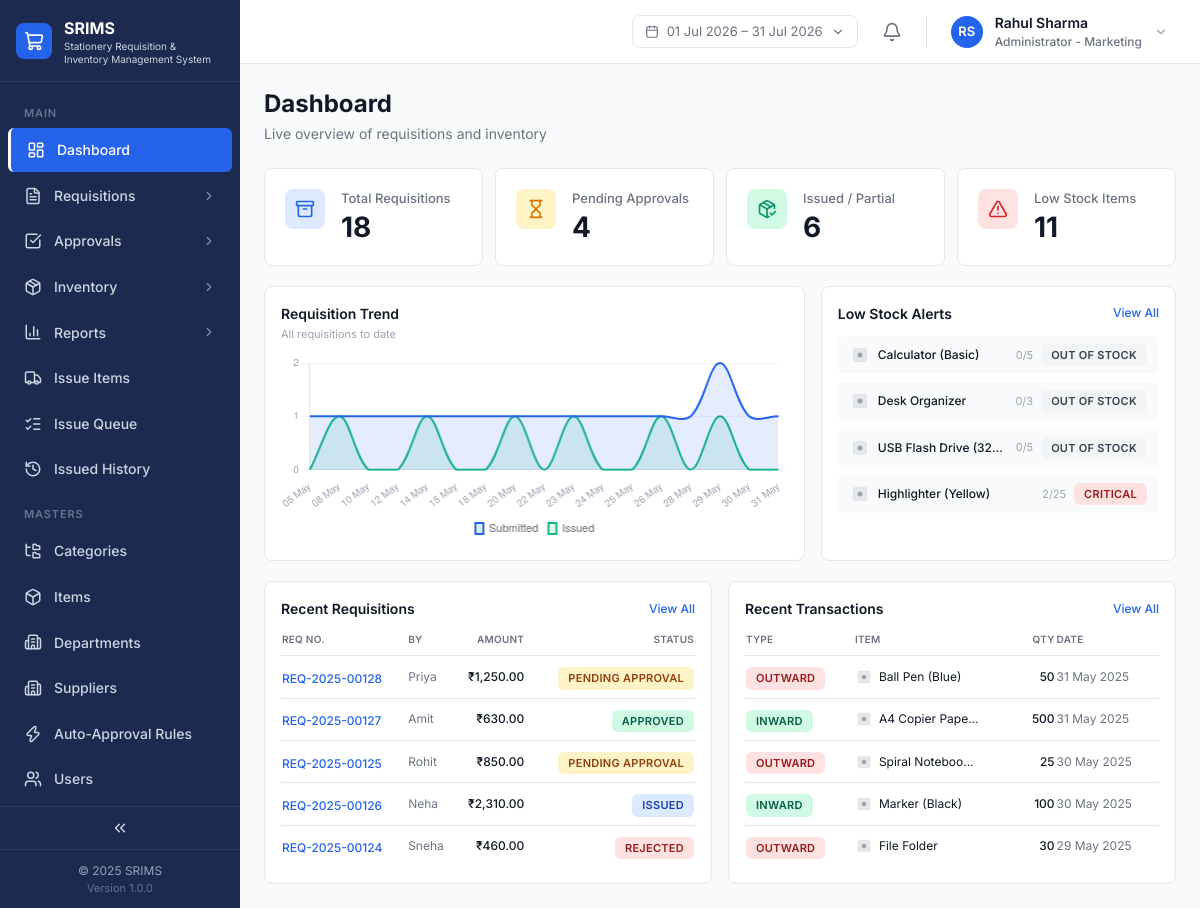
The page /dashboard.php (signed in) on the database its author committed.
### tables this page shows
CREATE TABLE IF NOT EXISTS `items` (
  `id` VARCHAR(40) NOT NULL PRIMARY KEY,
  `name` VARCHAR(191) NOT NULL,
  `category_id` VARCHAR(40) NOT NULL,
  `unit` VARCHAR(40) NOT NULL,
  `unit_price` DECIMAL(12,2) NOT NULL DEFAULT 0,
  `current_stock` INT NOT NULL DEFAULT 0,
  `min_stock_level` INT NOT NULL DEFAULT 10,
  `is_active` TINYINT(1) NOT NULL DEFAULT 1,
  `icon_key` VARCHAR(191) DEFAULT NULL,
  KEY `idx_items_category` (`category_id`),
  CONSTRAINT `fk_items_category` FOREIGN KEY (`category_id`) REFERENCES `categories` (`id`)
);

CREATE TABLE IF NOT EXISTS `requisitions` (
  `id` VARCHAR(40) NOT NULL PRIMARY KEY,
  `user_id` VARCHAR(40) NOT NULL,
  `department_id` VARCHAR(40) NOT NULL,
  `status` ENUM('DRAFT','PENDING','APPROVED','REJECTED','ISSUED','PARTIAL') NOT NULL DEFAULT 'DRAFT',
  `purpose` VARCHAR(191) DEFAULT NULL,
  `remarks` TEXT DEFAULT NULL,
  `required_date` DATE DEFAULT NULL,
  `total_amount` DECIMAL(12,2) NOT NULL DEFAULT 0,
  `priority` ENUM('LOW','NORMAL','URGENT') NOT NULL DEFAULT 'NORMAL',
  `created_at` DATETIME NOT NULL DEFAULT CURRENT_TIMESTAMP,
  `updated_at` DATETIME NOT NULL DEFAULT CURRENT_TIMESTAMP ON UPDATE CURRENT_TIMESTAMP,
  `approved_by_id` VARCHAR(40) DEFAULT NULL,
  `approved_at` DATETIME DEFAULT NULL,
  `rejected_reason` TEXT DEFAULT NULL,
  KEY `idx_req_status` (`status`),
  KEY `idx_req_user` (`user_id`),
  KEY `idx_req_department` (`department_id`),
  KEY `idx_req_created` (`created_at`),
  CONSTRAINT `fk_req_user` FOREIGN KEY (`user_id`) REFERENCES `users` (`id`),
  CONSTRAINT `fk_req_department` FOREIGN KEY (`department_id`) REFERENCES `departments` (`id`),
  CONSTRAINT `fk_req_approver` FOREIGN KEY (`approved_by_id`) REFERENCES `users` (`id`)
);

CREATE TABLE IF NOT EXISTS `users` (
  `id` VARCHAR(40) NOT NULL PRIMARY KEY,
  `name` VARCHAR(191) NOT NULL,
  `email` VARCHAR(191) NOT NULL UNIQUE,
  `password_hash` VARCHAR(255) NOT NULL,
  `role` ENUM('ADMIN','USER','APPROVER','INVENTORY_MGR') NOT NULL DEFAULT 'USER',
  `department_id` VARCHAR(40) NOT NULL,
  `approver_id` VARCHAR(40) DEFAULT NULL,
  `is_active` TINYINT(1) NOT NULL DEFAULT 1,
  `avatar_url` LONGTEXT DEFAULT NULL,
  KEY `idx_users_department` (`department_id`),
  CONSTRAINT `fk_users_department` FOREIGN KEY (`department_id`) REFERENCES `departments` (`id`),
  CONSTRAINT `fk_users_approver` FOREIGN KEY (`approver_id`) REFERENCES `users` (`id`)
);

CREATE TABLE IF NOT EXISTS `stock_transactions` (
  `id` VARCHAR(40) NOT NULL PRIMARY KEY,
  `type` ENUM('INWARD','OUTWARD','ADJUSTMENT') NOT NULL,
  `item_id` VARCHAR(40) NOT NULL,
  `quantity` INT NOT NULL,
  `unit_price` DECIMAL(12,2) NOT NULL DEFAULT 0,
  `reference_no` VARCHAR(60) DEFAULT NULL,
  `reference_type` VARCHAR(60) DEFAULT NULL,
  `linked_requisition_id` VARCHAR(40) DEFAULT NULL,
  `date` DATE NOT NULL DEFAULT (CURRENT_DATE),
  `user_id` VARCHAR(40) NOT NULL,
  KEY `idx_st_item` (`item_id`),
  KEY `idx_st_type` (`type`),
  KEY `idx_st_date` (`date`),
  CONSTRAINT `fk_st_item` FOREIGN KEY (`item_id`) REFERENCES `items` (`id`),
  CONSTRAINT `fk_st_user` FOREIGN KEY (`user_id`) REFERENCES `users` (`id`)
);

### dashboard.php (the view, shortened to what the rows shown need)
<?php
require_once __DIR__ . '/config.php';
$items = $pdo->query('SELECT * FROM items')->fetchAll();
$lowStockItems = [];
foreach ($items as $it) {
    $status = getStockStatus($it);
    if ($status !== 'IN_STOCK') {
        $it['stockStatus'] = $status;
        $lowStockItems[] = $it;
    }
}
usort($lowStockItems, fn($a, $b) => $a['current_stock'] <=> $b['current_stock']);
$lowStockItems = array_slice($lowStockItems, 0, 4);
$allReqs = $pdo->query('SELECT id, status, created_at FROM requisitions ORDER BY created_at ASC')->fetchAll();
$trendLabels = [];
$trendSubmitted = [];
$trendIssued = [];
if (!empty($allReqs)) {
    $fromTs = strtotime($allReqs[0]['created_at']);
    $toTs   = strtotime($allReqs[count($allReqs) - 1]['created_at']);
    $spanDays = ($toTs - $fromTs) / 86400;
    $gran = $spanDays < 31 ? 'day' : ($spanDays < 91 ? 'week' : 'month');
    $buckets = [];
    foreach ($allReqs as $r) {
        $ts = strtotime($r['created_at']);
        if ($gran === 'day') {
            $key = date('d M', $ts);
        } elseif ($gran === 'week') {
            $dow = (int) date('N', $ts);
            $mon = $ts - (($dow - 1) * 86400);
            $key = date('d M', $mon);
        } else {
            $key = date('M y', $ts);
        }
        if (!isset($buckets[$key])) $buckets[$key] = ['submitted' => 0, 'issued' => 0];
        $buckets[$key]['submitted']++;
        if (in_array($r['status'], ['ISSUED', 'PARTIAL'], true)) $buckets[$key]['issued']++;
    }
    foreach ($buckets as $label => $v) {
        $trendLabels[] = $label;
        $trendSubmitted[] = $v['submitted'];
        $trendIssued[] = $v['issued'];
    }
}
$recentReqs = $pdo->query(
    "SELECT r.*, u.name AS user_name FROM requisitions r JOIN users u ON u.id = r.user_id
     ORDER BY r.created_at DESC LIMIT 5"
)->fetchAll();
$recentTxns = $pdo->query(
    "SELECT st.*, i.name AS item_name, i.icon_key FROM stock_transactions st
     JOIN items i ON i.id = st.item_id ORDER BY st.date DESC, st.id DESC LIMIT 5"
)->fetchAll();
include __DIR__ . '/includes/header.php';
include __DIR__ . '/includes/app-shell-start.php';
?>
<div class="mb-6 flex flex-col gap-1 sm:flex-row sm:items-center sm:justify-between">
    <div>
        <h1 class="text-page-title text-text-primary">Dashboard</h1>
    </div>
</div>
<div class="mb-5 grid grid-cols-1 gap-4 lg:grid-cols-5">
    <div class="col-span-1 rounded-card border border-border bg-surface-card p-4 lg:col-span-2">
        <?php if (empty($lowStockItems)): ?>
        <div class="flex h-[155px] items-center justify-center text-[12px] text-text-muted">All items sufficiently stocked ✓</div>
        <?php else: ?>
        <div class="space-y-2">
            <?php foreach ($lowStockItems as $item): ?>
            <div class="flex items-center gap-2 rounded-md bg-gray-50 px-3 py-2">
                <?= itemIconSvg($item['icon_key'], $item['id'], 20) ?>
                <span class="flex-1 truncate text-[12px] font-medium text-text-primary"><?= e($item['name']) ?></span>
                <span class="text-[11px] text-text-muted"><?= (int)$item['current_stock'] ?>/<?= (int)$item['min_stock_level'] ?></span>
                <?= statusPill(stockStatusVariant($item['stockStatus'])) ?>
            </div>
            <?php endforeach; ?>
        </div>
        <?php endif; ?>
    </div>
</div>
<div class="grid grid-cols-1 gap-4 lg:grid-cols-2">
    <div class="rounded-card border border-border bg-surface-card p-4">
        <table class="w-full">
            <thead>
                <tr class="border-b border-border">
                    <th class="pb-2 text-left text-[10px] font-semibold uppercase tracking-wide text-text-secondary">REQ No.</th>
                    <th class="pb-2 text-left text-[10px] font-semibold uppercase tracking-wide text-text-secondary">By</th>
                    <th class="pb-2 text-right text-[10px] font-semibold uppercase tracking-wide text-text-secondary">Amount</th>
                    <th class="pb-2 text-right text-[10px] font-semibold uppercase tracking-wide text-text-secondary">Status</th>
                </tr>
            </thead>
            <tbody>
                <?php if (empty($recentReqs)): ?>
                <tr><td colspan="4" class="py-8 text-center text-[12px] text-text-muted">No requisitions yet</td></tr>
                <?php else: foreach ($recentReqs as $req):
                    $firstName = explode(' ', $req['user_name'])[0];
                ?>
                <tr class="border-b border-border last:border-0">
                    <td class="py-2"><a href="<?= BASE_URL ?>/requisitions/my.php" class="text-[12px] font-medium text-brand-primary hover:underline"><?= e($req['id']) ?></a></td>
                    <td class="py-2 text-[12px] text-text-secondary"><?= e($firstName) ?></td>
                    <td class="py-2 text-right text-[12px] font-medium"><?= formatCurrency((float)$req['total_amount']) ?></td>
                    <td class="py-2 text-right"><?= statusPill(requisitionStatusVariant($req['status'])) ?></td>
                </tr>
                <?php endforeach; endif; ?>
            </tbody>
        </table>
    </div>
    <div class="rounded-card border border-border bg-surface-card p-4">
        <table class="w-full">
            <thead>
                <tr class="border-b border-border">
                    <th class="pb-2 text-left text-[10px] font-semibold uppercase tracking-wide text-text-secondary">Type</th>
                    <th class="pb-2 text-left text-[10px] font-semibold uppercase tracking-wide text-text-secondary">Item</th>
                    <th class="pb-2 text-right text-[10px] font-semibold uppercase tracking-wide text-text-secondary">Qty</th>
                    <th class="pb-2 text-left text-[10px] font-semibold uppercase tracking-wide text-text-secondary">Date</th>
                </tr>
            </thead>
            <tbody>
                <?php if (empty($recentTxns)): ?>
                <tr><td colspan="4" class="py-8 text-center text-[12px] text-text-muted">No transactions yet</td></tr>
                <?php else: foreach ($recentTxns as $txn): ?>
                <tr class="border-b border-border last:border-0">
                    <td class="py-2"><?= statusPill(txnTypeVariant($txn['type']), ucfirst(strtolower($txn['type']))) ?></td>
                    <td class="py-2">
                        <div class="flex items-center gap-1.5">
                            <?= itemIconSvg($txn['icon_key'], $txn['item_id'], 18) ?>
                            <span class="max-w-[100px] truncate text-[12px] text-text-primary"><?= e($txn['item_name']) ?></span>
                        </div>
                    </td>
                    <td class="py-2 text-right text-[12px] font-medium"><?= (int)$txn['quantity'] ?></td>
                    <td class="py-2 text-[12px] text-text-secondary"><?= formatDate($txn['date']) ?></td>
                </tr>
                <?php endforeach; endif; ?>
            </tbody>
        </table>
    </div>
</div>
<script>
(function () {
    var ctx = document.getElementById('trendChart');
    if (!ctx) return;
    new Chart(ctx, {
        type: 'line',
        data: {
            labels: <?= json_encode($trendLabels) ?>,
            datasets: [
                {
                    label: 'Submitted', data: <?= json_encode($trendSubmitted) ?>,
                    borderColor: '#2563EB', backgroundColor: 'rgba(37,99,235,0.12)',
                    fill: true, tension: 0.35, pointRadius: 0, borderWidth: 2,
                },
                {
                    label: 'Issued', data: <?= json_encode($trendIssued) ?>,
                    borderColor: '#10B981', backgroundColor: 'rgba(16,185,129,0.12)',
                    fill: true, tension: 0.35, pointRadius: 0, borderWidth: 2,
                },
            ],
        },
        options: {
            maintainAspectRatio: false,
            plugins: { legend: { position: 'bottom', labels: { boxWidth: 8, font: { size: 11 } } } },
            scales: {
                x: { grid: { display: false }, ticks: { font: { size: 10 }, color: '#9CA3AF' } },
                y: { beginAtZero: true, ticks: { precision: 0, font: { size: 10 }, color: '#9CA3AF' }, grid: { color: '#F3F4F6' } },
            },
        },
    });
})();
</script>
<?php include __DIR__ . '/includes/app-shell-end.php'; ?>

### includes/functions.php (shortened to what the rows shown need)
<?php
function formatCurrency(float $amount): string
{
    $formatted = number_format($amount, 2);
    if (preg_match('/^(-?)(\d+)(\.\d{2})$/', $formatted === '' ? '0.00' : str_replace(',', '', $formatted), $m)) {
        $sign = $m[1];
        $intPart = $m[2];
        $decPart = $m[3];
        if (strlen($intPart) > 3) {
            $last3 = substr($intPart, -3);
            $rest  = substr($intPart, 0, -3);
            $rest  = preg_replace('/\B(?=(\d{2})+(?!\d))/', ',', $rest);
            $intPart = $rest . ',' . $last3;
        }
        $formatted = $sign . $intPart . $decPart;
    }
    return '₹' . $formatted;
}
function formatDate($date): string
{
    $ts = is_numeric($date) ? (int)$date : strtotime((string)$date);
    return date('d M Y', $ts);
}
function getStockStatus(array $item): string
{
    $stock = (int) $item['current_stock'];
    $min   = (int) $item['min_stock_level'];
    if ($stock === 0) return 'OUT_OF_STOCK';
    if ($stock <= $min * 0.2) return 'CRITICAL';
    if ($stock < $min) return 'LOW';
    return 'IN_STOCK';
}
function statusPill(string $variant, ?string $label = null): string
{
    $styles = [
        'pending'    => 'bg-status-pending-bg text-status-pending-text',
        'approved'   => 'bg-status-approved-bg text-status-approved-text',
        'issued'     => 'bg-status-issued-bg text-status-issued-text',
        'rejected'   => 'bg-status-rejected-bg text-status-rejected-text',
        'new'        => 'bg-status-new-bg text-status-new-text',
        'low'        => 'bg-status-low-bg text-status-low-text',
        'critical'   => 'bg-status-critical-bg text-status-critical-text',
        'inStock'    => 'bg-status-in-stock-bg text-status-in-stock-text',
        'outOfStock' => 'bg-status-out-of-stock-bg text-status-out-of-stock-text',
        'partial'    => 'bg-status-partial-bg text-status-partial-text',
        'draft'      => 'bg-status-draft-bg text-status-draft-text',
        'inward'     => 'bg-status-approved-bg text-status-approved-text',
        'outward'    => 'bg-status-rejected-bg text-status-rejected-text',
    ];
    $labels = [
        'pending'    => 'Pending Approval',
        'approved'   => 'Approved',
        'issued'     => 'Issued',
        'rejected'   => 'Rejected',
        'new'        => 'New',
        'low'        => 'Low Stock',
        'critical'   => 'Critical',
        'inStock'    => 'In Stock',
        'outOfStock' => 'Out of Stock',
        'partial'    => 'Partial',
        'draft'      => 'Draft',
        'inward'     => 'Inward',
        'outward'    => 'Outward',
    ];
    $cls  = $styles[$variant] ?? 'bg-gray-100 text-gray-700';
    $text = $label ?? ($labels[$variant] ?? $variant);
    return '<span class="inline-flex items-center rounded-pill px-2.5 py-1 text-status-pill uppercase tracking-wide ' . $cls . '">'
        . htmlspecialchars($text, ENT_QUOTES) . '</span>';
}
function requisitionStatusVariant(string $status): string
{
    $map = [
        'DRAFT' => 'draft', 'PENDING' => 'pending', 'APPROVED' => 'approved',
        'REJECTED' => 'rejected', 'ISSUED' => 'issued', 'PARTIAL' => 'partial',
    ];
    return $map[$status] ?? 'draft';
}
function stockStatusVariant(string $status): string
{
    $map = [
        'IN_STOCK' => 'inStock', 'LOW' => 'low', 'CRITICAL' => 'critical', 'OUT_OF_STOCK' => 'outOfStock',
    ];
    return $map[$status] ?? 'inStock';
}
function txnTypeVariant(string $type): string
{
    $map = ['INWARD' => 'inward', 'OUTWARD' => 'outward', 'ADJUSTMENT' => 'partial'];
    return $map[$type] ?? 'partial';
}
function itemIconSvg(?string $iconKey, ?string $itemId = null, int $size = 28): string
{
    $legacyMap = [
        'ITM-0001' => 'pen-blue', 'ITM-0002' => 'pen-red', 'ITM-0003' => 'marker',
        'ITM-0004' => 'pencil', 'ITM-0005' => 'highlighter', 'ITM-0006' => 'stapler-pins',
        'ITM-0007' => 'paper-a4', 'ITM-0008' => 'notebook', 'ITM-0009' => 'folder',
        'ITM-0010' => 'eraser', 'ITM-0011' => 'pen-black', 'ITM-0012' => 'marker-wb',
        'ITM-0013' => 'sticky-notes', 'ITM-0014' => 'clips', 'ITM-0015' => 'stapler',
        'ITM-0016' => 'scissors', 'ITM-0017' => 'tape', 'ITM-0018' => 'envelope',
        'ITM-0019' => 'correction', 'ITM-0020' => 'calculator', 'ITM-0021' => 'rubber-bands',
        'ITM-0022' => 'glue', 'ITM-0023' => 'arch-file', 'ITM-0024' => 'organizer', 'ITM-0025' => 'usb',
    ];
    $key = $iconKey ?: ($itemId ? ($legacyMap[$itemId] ?? null) : null);
    $s = $size;
    $inner = ($key && isset($icons[$key])) ? $icons[$key]
        : '<rect x="4" y="4" width="16" height="16" rx="2" fill="#E5E7EB" stroke="#D1D5DB" stroke-width="0.5"/><circle cx="12" cy="12" r="3" fill="#9CA3AF"/>';
    return "<svg width=\"$s\" height=\"$s\" viewBox=\"0 0 24 24\" fill=\"none\">$inner</svg>";
}
function e(?string $s): string
{
    return htmlspecialchars((string) $s, ENT_QUOTES, 'UTF-8');
}

### rows shown on the page
items: $s 20 (drawn), name "Calculator (Basic)", current_stock "0", min_stock_level "5", text "OUT OF STOCK"
items: $s 20 (drawn), name "Desk Organizer", current_stock "0", min_stock_level "3", text "OUT OF STOCK"
items: $s 20 (drawn), name "USB Flash Drive (32…", current_stock "0", min_stock_level "5", text "OUT OF STOCK"
items: $s 20 (drawn), name "Highlighter (Yellow)", current_stock "2", min_stock_level "25", text "CRITICAL"
requisitions: id "REQ-2025-00128", user.name "Priya", total_amount "₹1,250.00", text "PENDING APPROVAL"
requisitions: id "REQ-2025-00127", user.name "Amit", total_amount "₹630.00", text "APPROVED"
requisitions: id "REQ-2025-00125", user.name "Rohit", total_amount "₹850.00", text "PENDING APPROVAL"
requisitions: id "REQ-2025-00126", user.name "Neha", total_amount "₹2,310.00", text "ISSUED"
requisitions: id "REQ-2025-00124", user.name "Sneha", total_amount "₹460.00", text "REJECTED"
stock_transactions: text "OUTWARD", $s 18 (drawn), item.name "Ball Pen (Blue)", quantity "50", date "31 May 2025"
stock_transactions: text "INWARD", $s 18 (drawn), item.name "A4 Copier Pape…", quantity "500", date "31 May 2025"
stock_transactions: text "OUTWARD", $s 18 (drawn), item.name "Spiral Noteboo…", quantity "25", date "30 May 2025"
stock_transactions: text "INWARD", $s 18 (drawn), item.name "Marker (Black)", quantity "100", date "30 May 2025"
stock_transactions: text "OUTWARD", $s 18 (drawn), item.name "File Folder", quantity "30", date "29 May 2025"

### other values the page prints
$companyName ?: 'SRIMS' "SRIMS"
$section['title'] "MAIN"
$item['label'] "Dashboard"
$item['label'] "Requisitions"
$item['label'] "Approvals"
$item['label'] "Inventory"
$item['label'] "Reports"
$item['label'] "Issue Items"
$item['label'] "Issue Queue"
$item['label'] "Issued History"
$section['title'] "MASTERS"
$item['label'] "Categories"
$item['label'] "Items"
$item['label'] "Departments"
$item['label'] "Suppliers"
